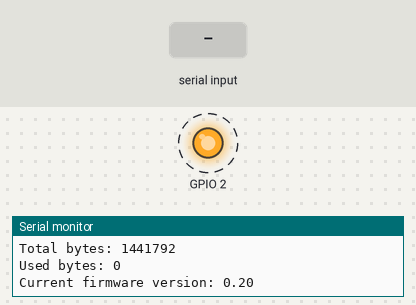
The sketch below on a simulated ESP32. Shown: output pins drawn as LEDs (lit = HIGH), the last lines printed to the serial monitor. Dashed ring = blinking. The inputs (shaded band) are chosen by the test bench. Storage starts empty.

Above: at 1.27 s.
1.3 s: "1" received over Serial
At 1.6 s:
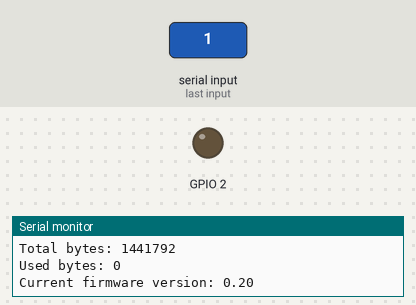
At 2.68 s:
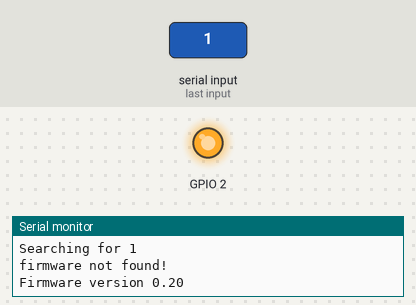
Timing chart, 0 to 10.3 s (numbered marks = the images above; inputs shaded):
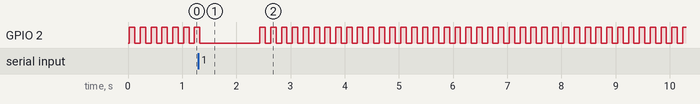

The sketch:

upload_firmware_2.ino
```cpp
#include "SDCard.h"

SDCard _SDCard;

const int chipSelect = 5;

void setup() {
  Serial.begin(115200);
  _SDCard.SDCardBegin(chipSelect);
  pinMode(2, OUTPUT);
}

void loop() {
  while (Serial.available() > 0) {
    String text = Serial.readString();
    text.trim();  // Loại bỏ các khoảng trắng ở đầu và cuối chuỗi

    if (strstr((char*)text.c_str(), "restart")) {
      ESP.restart();
    } else {
      _SDCard.SDCardUploadFirmware(text);
    }
  }
  digitalWrite(2, HIGH);
  delay(100);
  digitalWrite(2, LOW);
  delay(100);
}
```

SDCard.cpp
```cpp
#include "SDCard.h"

// 3V3	  3.3V
// CS	  GPIO 5
// MOSI	GPIO 23
// CLK	  GPIO 18
// MISO	GPIO 19
// GND	  GND

void progressCallBack(size_t currSize, size_t totalSize) {
  Serial.printf("CALLBACK:  Update process %d%%\n", (currSize*100)/totalSize);
}

#define FIRMWARE_VERSION 0.2

void SDCard::SDCardBegin(uint8_t pinChipSelect) {
  // Serial.begin(115200);
  while (!Serial) {
    ;  // wait for serial port to connect. Needed for native USB port only
  }


  Serial.print("\nInitializing SD card...");

  // we'll use the initialization code from the utility libraries
  // since we're just testing if the card is working!
  if (!SD.begin(pinChipSelect)) {
    Serial.println("initialization failed. Things to check:");
    Serial.println("* is a card inserted?");
    Serial.println("* is your wiring correct?");
    Serial.println("* did you change the chipSelect pin to match your shield or module?");
  } else {
    Serial.println("Wiring is correct and a card is present.");
  }

  Serial.print("Card size:  ");
  Serial.println((float)SD.cardSize() / 1000);

  Serial.print("Total bytes: ");
  Serial.println(SD.totalBytes());

  Serial.print("Used bytes: ");
  Serial.println(SD.usedBytes());

  Serial.print(F("Current firmware version: "));
  Serial.println(FIRMWARE_VERSION);
}

void SDCard::SDCardUploadFirmware(String filename) {
  Serial.println("Searching for " + filename);
  File firmware = SD.open("/" + filename + ".bin");

  if (firmware) {
    Serial.println(F("found!"));
    Serial.println(F("Try to update!"));

    Update.onProgress(progressCallBack);

    Update.begin(firmware.size(), U_FLASH);
    Update.writeStream(firmware);
    if (Update.end()) {
      Serial.println(F("Update finished!"));
    } else {
      Serial.println(F("Update error!"));
      Serial.println(Update.getError());
    }

    firmware.close();

    if (SD.rename("/" + filename + ".bin", "/" + filename + ".bak")) {
      Serial.println(F("Firmware rename succesfully!"));
    } else {
      Serial.println(F("Firmware rename error!"));
    }
    delay(2000);

    ESP.restart();
  } else {
    Serial.println(F("firmware not found!"));
  }

  Serial.print(F("Firmware version "));
  Serial.println(FIRMWARE_VERSION);
}
```

SDCard.h
```cpp
#include <SPI.h>
#include <Update.h>
#include <SD.h>
#include <String>

class SDCard {
public:
  void SDCardBegin(uint8_t pinChipSelect);
  void SDCardUploadFirmware(String filename);
};
```

Measured:
- by itself, GPIO 2: repeats every 0.20 s: HIGH 0.10 s, LOW 0.10 s
